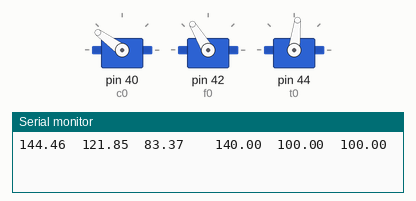
The sketch below on a simulated Arduino Mega 2560, built with avr-gcc and run on an emulated ATmega2560. On the bench: 3 × servo, the last lines printed to the serial monitor.

Above: at 0.05 s.
At 4.35 s:
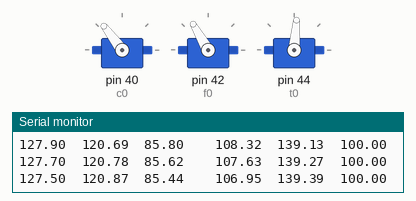
At 8.65 s:
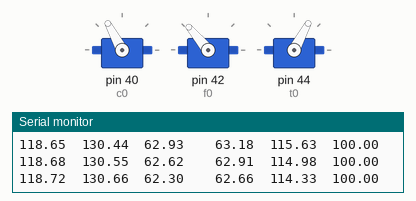
At 11.35 s:
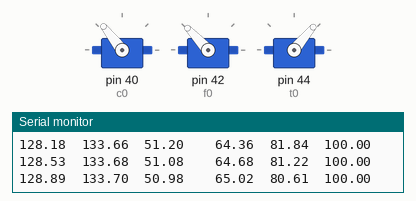
At 12.95 s:
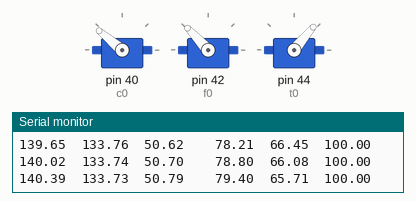
At 17.35 s:
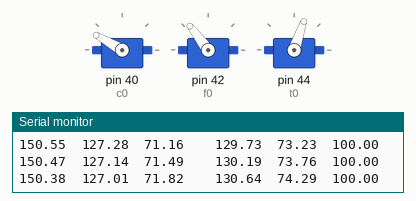
Timing chart, 0 to 25.2 s (numbered marks = the images above):
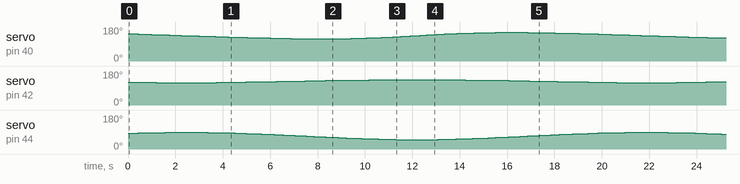

The sketch:

IK_test.ino
```cpp
#include <Servo.h>

#define c0 40
#define f0 42
#define t0 44

double Fix_Angle(double x){
  if(x<-1) return -1;
  if(x>1) return 1;
  return x;
}

const double Femur_Length= 92.852;
const double Tibia_Length= 164.695;
const double Coxa_Length= 23; //not final dimension
double Leg_Length;

Servo C0;
Servo F0;
Servo T0;

double adjust(double x){
  if(x>180){
    return 360-x;
  }
  return x;
}


double todeg(double rad){
  double ret = rad*180/PI;
  return ret;
}

void ik (double x, double y, double z){
  double coxa_angle;
  double femur_angle;
  double tibia_angle;
  double l1= sqrt(x*x+y*y);
  double l=sqrt(z*z+ (l1-Coxa_Length)*(l1-Coxa_Length));
  double t=Tibia_Length;
  double f=Femur_Length;

  coxa_angle=atan(x*100/(y*100));

  femur_angle= acos(Fix_Angle(z/l))+acos( Fix_Angle( (f*f+l*l-t*t)/(2*f*l)));

  tibia_angle= acos (Fix_Angle((f*f-l*l+t*t)/(2*f*t)));
  Serial.print(adjust(todeg(coxa_angle)+90));
  Serial.print("\t");
  Serial.print(adjust(todeg(femur_angle)));
  Serial.print("\t");
  Serial.print(todeg(tibia_angle));
  Serial.print("\t\t");
  Serial.print(x);
  Serial.print("\t");
  Serial.print(y);
  Serial.print("\t");
  Serial.print(z);
  Serial.print("\n");
  C0.write(adjust(todeg(coxa_angle)+90));
  F0.write(adjust(todeg(femur_angle)));
  T0.write(adjust(todeg(tibia_angle)));
}


void setup(){
  C0.attach(c0);
  F0.attach(f0);
  T0.attach(t0);
  Serial.begin(9600);
}


void loop(){
/*
for(int i=-50; i<50; i++){
  ik(i,140,2*i+50);
  delay(50);

}

for(int i=50; i>-50; i--){
  ik(i,140,2*i+50);
  delay(50);

}
delay(20);
*/
  for(int i=0; i<360; i++){ //draw a circle
    ik(40*cos(radians(i))+100,40*sin(radians(i))+100,100);
    if(i == 359) i = 0;
    delay(50);
  }
}
```
